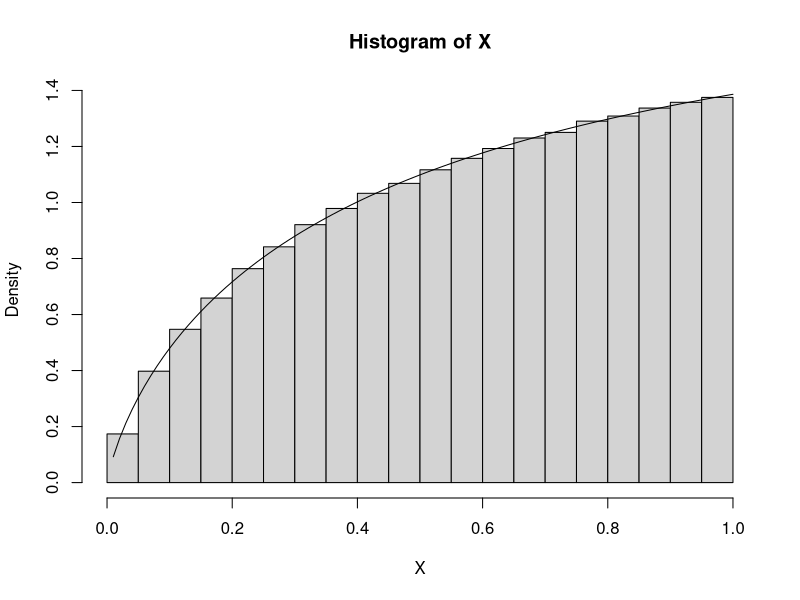
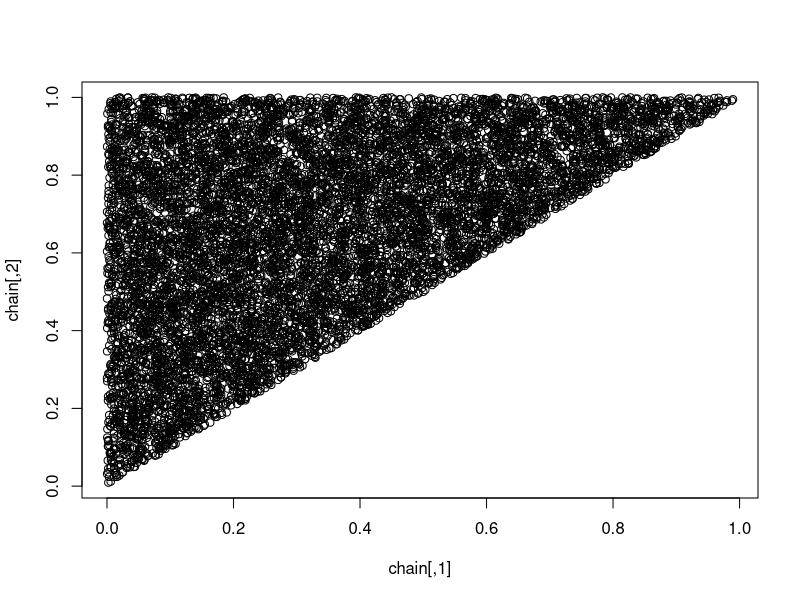
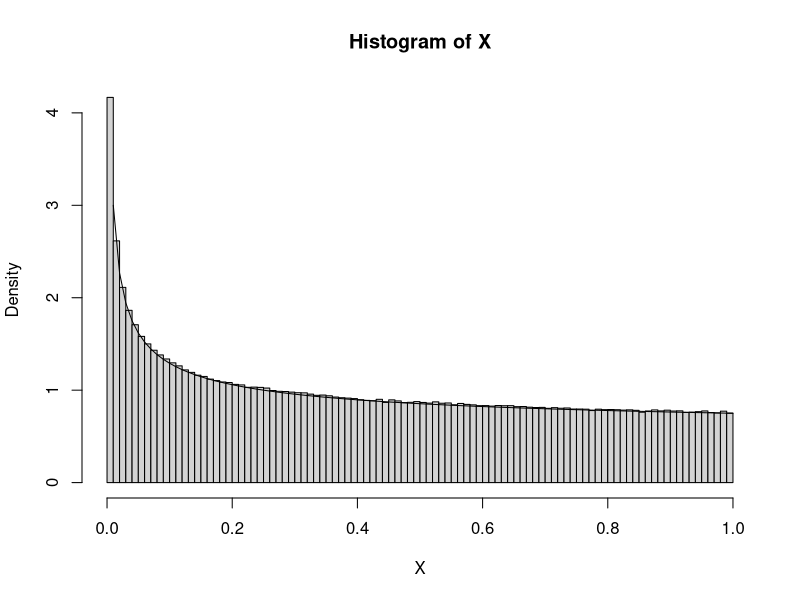

The R script that drew these images, in order:
# -------------------------------------------------------
# Zadanie 1
n <- 10^6

X_1 <- runif(n)
X_2 <- runif(n)
U <- runif(n)

X <- numeric(n)
X[U < X_1/(X_1+X_2)] <- X_1[U < X_1/(X_1+X_2)]
X[U >= X_1/(X_1+X_2)] <- X_2[U >= X_1/(X_1+X_2)]

hist(X, prob=TRUE)
curve(2*x*log(1+x)-2*x*log(x), add=TRUE)


# -------------------------------------------------------
# Zadanie 2
n <- 10^7

# Żeby było co najmniej 1000 przypadków, które rozpatrujemy
repeat{
  X <- sample(c(-0.5, 0.5), size=n, replace=TRUE)
  S <- cumsum(X)
  ind <- which(S == 0)
  ind <- ind[ind >= 200]
  if(length(ind) >= 1000)
    break;
}

# Funkcja zwraca S na 200 indeksach poprzedzających i
R <- function(i){
  if(i < 200)
    return(0)
  else
    return(S[(i-199):i])
}

m <- length(ind)

W <- numeric(m)
j <- 1
for(i in ind){
  W[j] <- max(R(i)) - min(R(i))
  j <- j + 1
}

res <- sum(W)/m

# Wynik
print(res)

# Przedział ufności
dokl <- qnorm(0.95) * sd(W) / sqrt(m)
print(c(res - dokl, res + dokl))

# Szerokość przedziału ufności
# Niestety moja metoda nie pozwala 
# uzyskać żądanego przedziału ufności
print(2*dokl)

# -------------------------------------------------------
# Zadanie 3
n <- 10^4

step <- function(X, Y){
  Y_new <- runif(1, X, 1)
  X_new <- runif(1, 0, Y_new)
  return(c(X_new, Y_new))
}

rchain <- function(n){
  X <- numeric(n)
  Y <- numeric(n)
  X[1] <- 0.5
  Y[1] <- 0.5
  
  for (i in 2:n) {
    result <- step(X[i-1], Y[i-1])
    X[i] <- result[1]
    Y[i] <- result[2]
  }
  return(matrix(c(X, Y), n, 2))
}

chain <- rchain(n)
plot(chain)


# -------------------------------------------------------
# Zadanie 4
n <- 10^7

X <- runif(n)
U <- runif(n)

p <- function(x) {return(0.1*(1+(1/(2*sqrt(x)))))}

X <- X[U <= p(X)]
hist(X, prob=TRUE, breaks = 100)
curve(0.5*(1+(1/(2*sqrt(x)))), add=TRUE)

